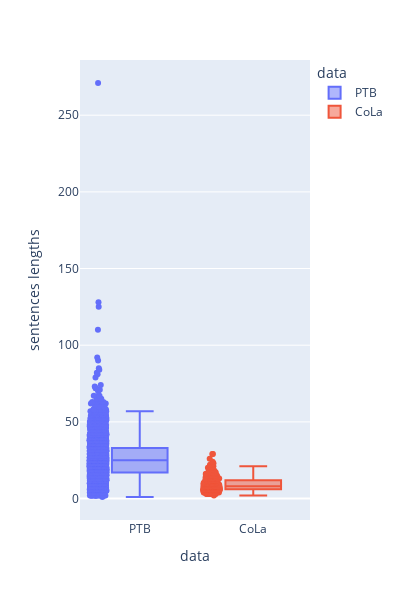

The code cell stored with this chart in its notebook:
### Code cell
import plotly.express as px
names= ['PTB']*len(sentences_lengths_PTB)+['CoLa']*len(sentences_lengths_cola)
lengths = sentences_lengths_PTB+sentences_lengths_cola
df = pd.DataFrame(list(zip(lengths,names)), columns=['sentences lengths','data'])
fig = px.box(df, x="data", y="sentences lengths",color='data' ,points="all",width=400,height=600)
fig.show()

### Figure 1 — Plotly figure (JSON) as saved in the notebook; plotly's stock layout.template omitted (floating-point values rounded to 4 significant figures; data arrays with more than 128 entries replaced by an {"elided": "..."} marker saying what was removed)
{"data": [{"alignmentgroup": "True", "boxpoints": "all", "hovertemplate": "data=%{x}<br>sentences lengths=%{y}<extra></extra>", "legendgroup": "PTB", "marker": {"color": "#636efa"}, "name": "PTB", "notched": false, "offsetgroup": "PTB", "orientation": "v", "showlegend": true, "type": "box", "x": {"elided": "3914 str values"}, "x0": " ", "xaxis": "x", "y": {"elided": "3914 int values"}, "y0": " ", "yaxis": "y"}, {"alignmentgroup": "True", "boxpoints": "all", "hovertemplate": "data=%{x}<br>sentences lengths=%{y}<extra></extra>", "legendgroup": "CoLa", "marker": {"color": "#EF553B"}, "name": "CoLa", "notched": false, "offsetgroup": "CoLa", "orientation": "v", "showlegend": true, "type": "box", "x": {"elided": "322 str values"}, "x0": " ", "xaxis": "x", "y": {"elided": "322 int values"}, "y0": " ", "yaxis": "y"}], "layout": {"boxmode": "overlay", "height": 600, "legend": {"title": {"text": "data"}, "tracegroupgap": 0}, "margin": {"t": 60}, "width": 400, "xaxis": {"anchor": "y", "categoryarray": ["PTB", "CoLa"], "categoryorder": "array", "domain": [0, 1], "title": {"text": "data"}}, "yaxis": {"anchor": "x", "domain": [0, 1], "title": {"text": "sentences lengths"}}}}
